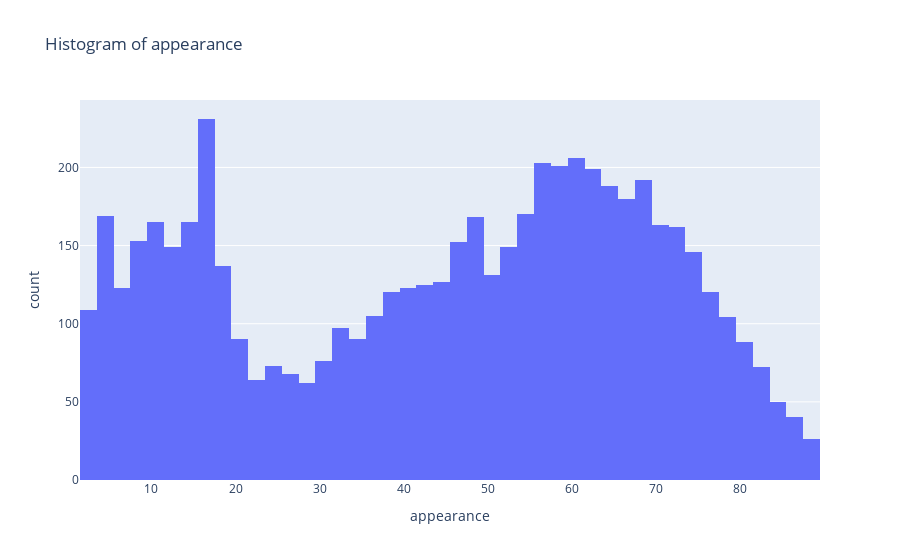

Notebook cell for this chart:
### Code cell
fig = px.histogram(player, x='appearance', title='Histogram of appearance')
fig.update_layout(xaxis_title='appearance')
fig.show()

### Figure 1 — Plotly figure (JSON) as saved in the notebook; plotly's stock layout.template omitted (floating-point values rounded to 4 significant figures; data arrays with more than 128 entries replaced by an {"elided": "..."} marker saying what was removed)
{"data": [{"alignmentgroup": "True", "bingroup": "x", "hovertemplate": "appearance=%{x}<br>count=%{y}<extra></extra>", "legendgroup": "", "marker": {"color": "#636efa", "pattern": {"shape": ""}}, "name": "", "offsetgroup": "", "orientation": "v", "showlegend": false, "type": "histogram", "x": {"elided": "5731 int values"}, "xaxis": "x", "yaxis": "y"}], "layout": {"barmode": "relative", "legend": {"tracegroupgap": 0}, "title": {"text": "Histogram of appearance"}, "xaxis": {"anchor": "y", "domain": [0, 1], "title": {"text": "appearance"}}, "yaxis": {"anchor": "x", "domain": [0, 1], "title": {"text": "count"}}}}
